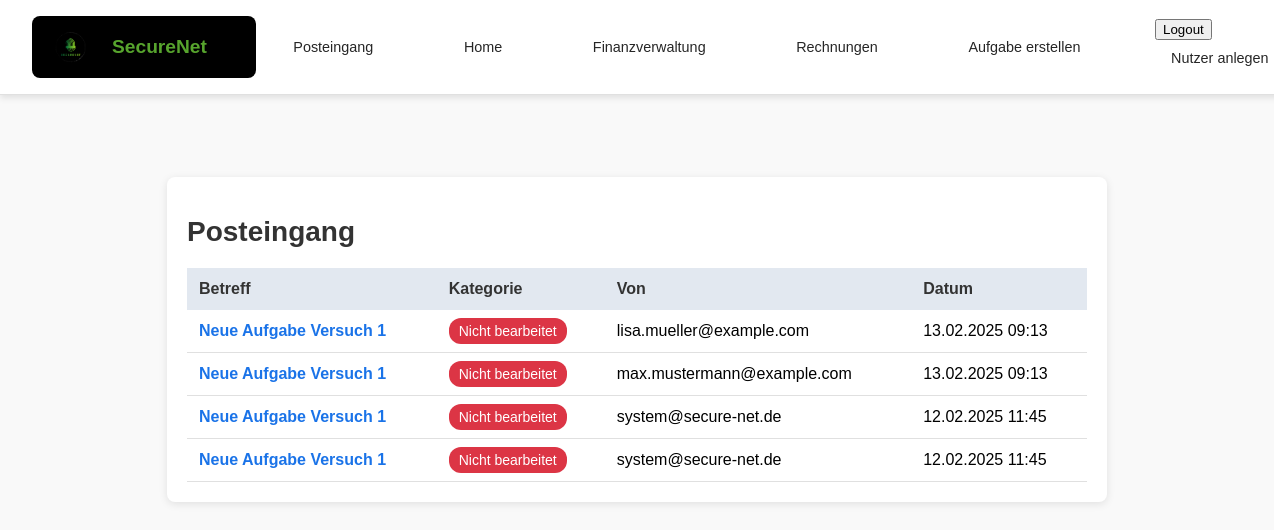
Before: /posts/posteingang/ (signed in) with the older database file.
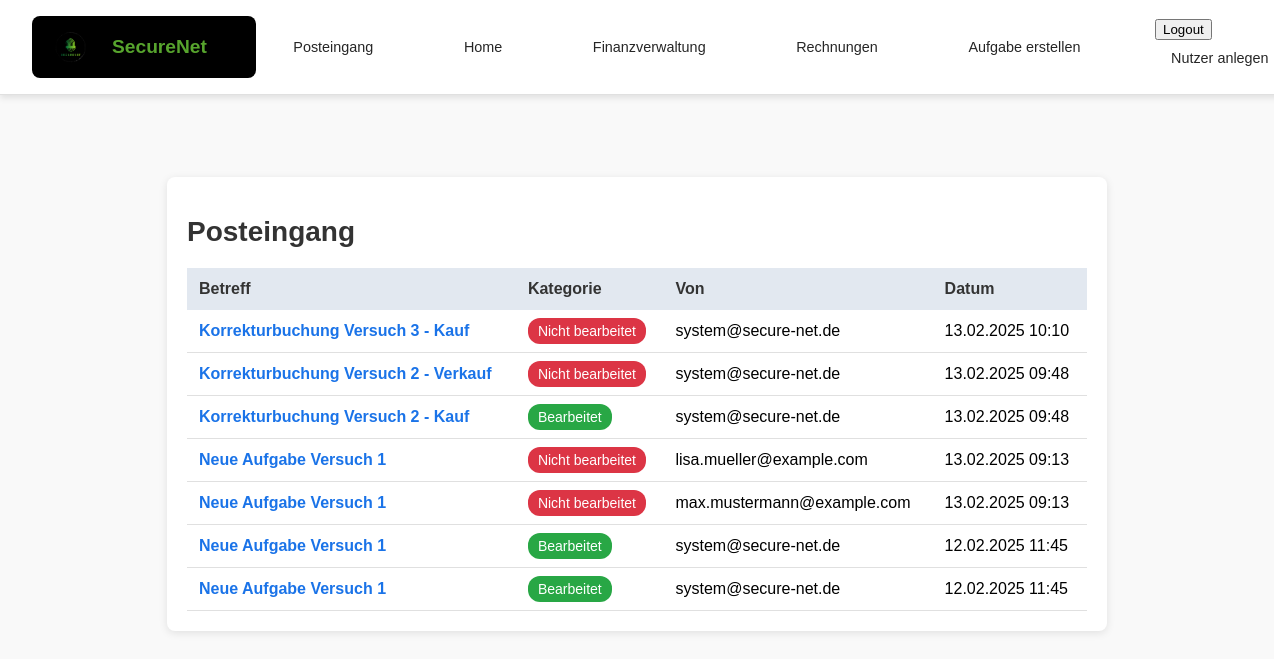
After: the same page with the newer database file.
### posts/models.py (models this page shows, shortened)
class Mail(models.Model):
    nutzer = models.ForeignKey(settings.AUTH_USER_MODEL, on_delete=models.CASCADE)
    aufgabe = models.ForeignKey(Aufgabe_neu, on_delete=models.CASCADE)
    betreff = models.CharField(max_length=255)
    mailtext = models.TextField()
    versuch = models.PositiveIntegerField(default=1)
    von = models.CharField(max_length=100, default="system@secure-net.de")
    absender_name = models.CharField(max_length=100, default="")  # Neuer Name
    absender_adresse = models.CharField(max_length=255, default="")  # Neue Adresse
    datum = models.DateTimeField(auto_now_add=True)
    status = models.CharField(max_length=50, choices=[
        ('nicht bearbeitet', 'Nicht bearbeitet'),
        ('bearbeitet', 'Bearbeitet')
    ], default='nicht bearbeitet')

### posts/views.py (the view)
# urls.py: path('posteingang/', views.posteingang, name='posteingang'),
@login_required
def posteingang(request):
    mails = Mail.objects.filter(nutzer=request.user).order_by('-datum')
    for mail in mails:
        buchung_vorhanden = Buchung.objects.filter(
            aufgabe=mail.aufgabe,
            nutzer=request.user,
            versuch=mail.versuch  # Korrekte Zuordnung zum Versuch
        ).exists()
        if buchung_vorhanden:
            mail.status = 'bearbeitet'
        else:
            mail.status = 'nicht bearbeitet'
        mail.save()
    return render(request, 'posts/posteingang.html', {'mails': mails})

### posts/templates/posts/posteingang.html (shortened to what this page needs)
{% extends 'master_layout.html' %}
{% load static%}
{% block css %}
<link rel="stylesheet" href="{% static 'css/posteingang.css' %}">
{% endblock %}
{% block content %}
    <div class="container">
        <h1 class="title">Posteingang</h1>
        <div class="table-container">
            <table class="mail-table">
                <thead>
                    <tr>
                        <th>Betreff</th>
                        <th>Kategorie</th>
                        <th>Von</th>
                        <th>Datum</th>
                    </tr>
                </thead>
                <tbody>
                    {% for mail in mails %}
                    <tr class="mail-row" onclick="window.location='{% url 'posts:mail_detail' mail.id %}'">
                        <td>
                            <span class="mail-subject">{{ mail.betreff }}</span>
                        </td>
                        <td>
                            {% if mail.status == 'bearbeitet' %}
                                <span class="status status-bearbeitet">Bearbeitet</span>
                            {% else %}
                                <span class="status status-nicht-bearbeitet">Nicht bearbeitet</span>
                            {% endif %}
                        </td>
                        <td>{{ mail.von }}</td>
                        <td>{{ mail.datum|date:"d.m.Y H:i" }}</td>
                    </tr>
                    {% empty %}
                    <tr>
                        <td colspan="4" class="empty-row">Keine Mails verfügbar.</td>
                    </tr>
                    {% endfor %}
                </tbody>
            </table>
        </div>
    </div>
{% endblock %}

### templates/master_layout.html (shortened to what this page needs)
{% load static %}
<!DOCTYPE html>
<html lang="en">
<head>
    <link rel="stylesheet" href="{% static 'css/master_layout.css' %}">
    {% block css %}
    {% endblock %}
</head>
<body>
    <div class="page-container">
        <header class="header-container">
            <div class="logo-container">
                <img src="/media/securenet-logo.png"
                     alt="SecureNet Logo"
                     class="securenet-logo">
                <span class="logo-text">SecureNet</span>
            </div>
            <nav class="navigation-bar">
                    <a href="{% url 'posts:posteingang' %}" class="nav-element">Posteingang</a>
                    <a href="{% url 'frontpage' %}" class="nav-element">Home</a>
                    <a href="#" class="nav-element">Finanzverwaltung</a>
                    <a href="{% url 'posts:rechnung' %}" class="nav-element">Rechnungen</a>
                    <a href="{% url 'posts:aufgabe_erstellen' %}" class="nav-element">Aufgabe erstellen</a>
                    {% if user.is_authenticated %}
                    <form class="logout" action="{%url 'users:logout' %}" method = "post">
                        <button class="logout-button" title="User Logout">Logout</button>
                        <a class = "nav-element" href="{% url 'users:register' %}">Nutzer anlegen</a>
                    </form>
                    {% else %}
                        <a class = "nav-element" href="{% url 'users:login' %}">Login</a>
                    {% endif %}
            </nav>
        </header>
    </div>
    <div class="content-container">
        {% block content %}{% endblock %}
    </div>
</body>
</html>

### static/css/master_layout.css (style rules this page uses)
body { margin: 0; padding: 0; font-family: Arial, sans-serif; background-color: #f9f9f9; }
.page-container { width: 100%; background: #FFFFFF; display: flex; flex-direction: column; align-items: flex-start; }
.content-container { flex-grow: 1; padding: 2rem; width: 100%; box-sizing: border-box; }
.header-container { width: 100%; display: flex; flex-direction: row; align-items: center; background: #FFFFFF; border-bottom: 0.1rem solid #E0E0E0; box-shadow: 0rem 0.2rem 0.4rem rgba(0, 0, 0, 0.1); padding: 1rem 2rem; justify-content: space-between; }
.logo-container { display: flex; align-items: center; background: #000000; color: #FFFFFF; padding: 0.8rem 1rem; border-radius: 0.5rem; gap: 1rem; width: 12rem; }
.securenet-logo { width: 3rem; height: auto; }
.logo-text { font-size: 1.2rem; font-weight: bold; color: #57a42d; }
.navigation-bar { display: flex; justify-content: space-around; align-items: center; gap: 1rem; flex-grow: 1; }
.nav-element { display: flex; align-items: center; gap: 0.5rem; color: #262626; font-size: 0.9rem; text-decoration: none; padding: 0.6rem 1rem; border-radius: 0.5rem; background: #FFFFFF; transition: background-color 0.3s ease, transform 0.2s ease; }

### static/css/posteingang.css (style rules this page uses)
.container { max-width: 900px; margin: 50px auto; padding: 20px; background-color: #ffffff; border-radius: 8px; box-shadow: 0px 2px 8px rgba(0, 0, 0, 0.1); }
.title { font-size: 28px; color: #333333; margin-bottom: 20px; }
.table-container { overflow-x: auto; }
.mail-table { width: 100%; border-collapse: collapse; font-size: 16px; }
.mail-table th { background-color: #e2e8f0; color: #333333; padding: 12px; text-align: left; }
.mail-table td { padding: 12px; border-bottom: 1px solid #e0e0e0; cursor: pointer; }
.mail-subject { font-weight: bold; color: #1a73e8; }
.status { padding: 5px 10px; border-radius: 12px; font-size: 14px; color: #ffffff; }
.status-bearbeitet { background-color: #28a745; }
.status-nicht-bearbeitet { background-color: #dc3545; }

Changed rows visible on the page:
added Mail: betreff "Korrekturbuchung Versuch 3 - Kauf", status "Nicht bearbeitet", von "system@secure-net.de", datum "13.02.2025 10:10"
added Mail: betreff "Korrekturbuchung Versuch 2 - Verkauf", status "Nicht bearbeitet", von "system@secure-net.de", datum "13.02.2025 09:48"
added Mail: betreff "Korrekturbuchung Versuch 2 - Kauf", status "Bearbeitet", von "system@secure-net.de", datum "13.02.2025 09:48"
changed Mail (number 6 of 7 on the later page): status "Nicht bearbeitet" → "Bearbeitet"
changed Mail (number 7 of 7 on the later page): status "Nicht bearbeitet" → "Bearbeitet"
